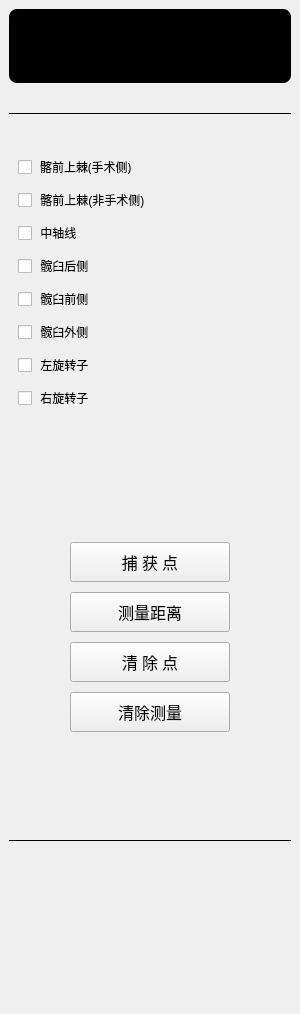
<?xml version="1.0" encoding="UTF-8"?>
<ui version="4.0">
 <class>QCTMarkerControls</class>
 <widget class="QWidget" name="QCTMarkerControls">
  <property name="geometry">
   <rect>
    <x>0</x>
    <y>0</y>
    <width>300</width>
    <height>1014</height>
   </rect>
  </property>
  <property name="sizePolicy">
   <sizepolicy hsizetype="Preferred" vsizetype="Preferred">
    <horstretch>0</horstretch>
    <verstretch>0</verstretch>
   </sizepolicy>
  </property>
  <property name="minimumSize">
   <size>
    <width>300</width>
    <height>0</height>
   </size>
  </property>
  <property name="maximumSize">
   <size>
    <width>300</width>
    <height>16777215</height>
   </size>
  </property>
  <property name="windowTitle">
   <string>硬件准备</string>
  </property>
  <property name="styleSheet">
   <string notr="true"/>
  </property>
  <property name="currentIndex" stdset="0">
   <number>0</number>
  </property>
  <widget class="QWidget" name="widget" native="true">
   <property name="geometry">
    <rect>
     <x>0</x>
     <y>0</y>
     <width>300</width>
     <height>1014</height>
    </rect>
   </property>
   <property name="styleSheet">
    <string notr="true"/>
   </property>
   <layout class="QVBoxLayout" name="verticalLayout_4">
    <property name="spacing">
     <number>0</number>
    </property>
    <property name="leftMargin">
     <number>9</number>
    </property>
    <property name="topMargin">
     <number>9</number>
    </property>
    <property name="rightMargin">
     <number>9</number>
    </property>
    <property name="bottomMargin">
     <number>9</number>
    </property>
    <item>
     <widget class="QWidget" name="widget_2" native="true">
      <property name="sizePolicy">
       <sizepolicy hsizetype="Preferred" vsizetype="Minimum">
        <horstretch>0</horstretch>
        <verstretch>0</verstretch>
       </sizepolicy>
      </property>
      <property name="minimumSize">
       <size>
        <width>0</width>
        <height>74</height>
       </size>
      </property>
      <property name="maximumSize">
       <size>
        <width>16777215</width>
        <height>80</height>
       </size>
      </property>
      <property name="styleSheet">
       <string notr="true">border-radius: 8px;
background-color: rgb(0, 0, 0);
</string>
      </property>
      <layout class="QGridLayout" name="gridLayout_3"/>
     </widget>
    </item>
    <item>
     <spacer name="verticalSpacer_3">
      <property name="orientation">
       <enum>Qt::Vertical</enum>
      </property>
      <property name="sizeType">
       <enum>QSizePolicy::Fixed</enum>
      </property>
      <property name="sizeHint" stdset="0">
       <size>
        <width>20</width>
        <height>20</height>
       </size>
      </property>
     </spacer>
    </item>
    <item>
     <widget class="Line" name="line1">
      <property name="minimumSize">
       <size>
        <width>0</width>
        <height>20</height>
       </size>
      </property>
      <property name="styleSheet">
       <string notr="true"/>
      </property>
      <property name="frameShadow">
       <enum>QFrame::Plain</enum>
      </property>
      <property name="orientation">
       <enum>Qt::Horizontal</enum>
      </property>
     </widget>
    </item>
    <item>
     <spacer name="verticalSpacer_4">
      <property name="orientation">
       <enum>Qt::Vertical</enum>
      </property>
      <property name="sizeType">
       <enum>QSizePolicy::Fixed</enum>
      </property>
      <property name="sizeHint" stdset="0">
       <size>
        <width>20</width>
        <height>20</height>
       </size>
      </property>
     </spacer>
    </item>
    <item>
     <widget class="QFrame" name="frame_2">
      <property name="minimumSize">
       <size>
        <width>0</width>
        <height>300</height>
       </size>
      </property>
      <property name="styleSheet">
       <string notr="true"/>
      </property>
      <property name="frameShape">
       <enum>QFrame::NoFrame</enum>
      </property>
      <property name="frameShadow">
       <enum>QFrame::Sunken</enum>
      </property>
      <layout class="QVBoxLayout" name="verticalLayout">
       <item>
        <widget class="QCheckBox" name="checkBox_1">
         <property name="font">
          <font>
           <family>黑体</family>
           <weight>50</weight>
           <italic>false</italic>
           <bold>false</bold>
          </font>
         </property>
         <property name="styleSheet">
          <string notr="true"/>
         </property>
         <property name="text">
          <string> 髂前上棘(手术侧)</string>
         </property>
         <property name="autoExclusive">
          <bool>true</bool>
         </property>
         <property name="tristate">
          <bool>false</bool>
         </property>
        </widget>
       </item>
       <item>
        <widget class="QCheckBox" name="checkBox_2">
         <property name="styleSheet">
          <string notr="true"/>
         </property>
         <property name="text">
          <string> 髂前上棘(非手术侧)</string>
         </property>
         <property name="autoExclusive">
          <bool>true</bool>
         </property>
        </widget>
       </item>
       <item>
        <widget class="QCheckBox" name="checkBox_3">
         <property name="styleSheet">
          <string notr="true"/>
         </property>
         <property name="text">
          <string> 中轴线</string>
         </property>
         <property name="autoExclusive">
          <bool>true</bool>
         </property>
        </widget>
       </item>
       <item>
        <widget class="QCheckBox" name="checkBox_4">
         <property name="styleSheet">
          <string notr="true"/>
         </property>
         <property name="text">
          <string> 髋臼后侧</string>
         </property>
         <property name="autoExclusive">
          <bool>true</bool>
         </property>
        </widget>
       </item>
       <item>
        <widget class="QCheckBox" name="checkBox_5">
         <property name="styleSheet">
          <string notr="true"/>
         </property>
         <property name="text">
          <string> 髋臼前侧</string>
         </property>
         <property name="autoExclusive">
          <bool>true</bool>
         </property>
        </widget>
       </item>
       <item>
        <widget class="QCheckBox" name="checkBox_6">
         <property name="styleSheet">
          <string notr="true"/>
         </property>
         <property name="text">
          <string> 髋臼外侧</string>
         </property>
         <property name="autoExclusive">
          <bool>true</bool>
         </property>
        </widget>
       </item>
       <item>
        <widget class="QCheckBox" name="checkBox_7">
         <property name="styleSheet">
          <string notr="true"/>
         </property>
         <property name="text">
          <string> 左旋转子</string>
         </property>
         <property name="autoExclusive">
          <bool>true</bool>
         </property>
        </widget>
       </item>
       <item>
        <widget class="QCheckBox" name="checkBox_8">
         <property name="styleSheet">
          <string notr="true"/>
         </property>
         <property name="text">
          <string> 右旋转子</string>
         </property>
         <property name="autoExclusive">
          <bool>true</bool>
         </property>
        </widget>
       </item>
       <item>
        <spacer name="verticalSpacer_9">
         <property name="orientation">
          <enum>Qt::Vertical</enum>
         </property>
         <property name="sizeType">
          <enum>QSizePolicy::Fixed</enum>
         </property>
         <property name="sizeHint" stdset="0">
          <size>
           <width>20</width>
           <height>20</height>
          </size>
         </property>
        </spacer>
       </item>
      </layout>
     </widget>
    </item>
    <item>
     <spacer name="verticalSpacer">
      <property name="orientation">
       <enum>Qt::Vertical</enum>
      </property>
      <property name="sizeHint" stdset="0">
       <size>
        <width>20</width>
        <height>20</height>
       </size>
      </property>
     </spacer>
    </item>
    <item>
     <layout class="QHBoxLayout" name="horizontalLayout">
      <item>
       <spacer name="horizontalSpacer">
        <property name="orientation">
         <enum>Qt::Horizontal</enum>
        </property>
        <property name="sizeHint" stdset="0">
         <size>
          <width>40</width>
          <height>20</height>
         </size>
        </property>
       </spacer>
      </item>
      <item>
       <widget class="QPushButton" name="pushButtonCapturePoint">
        <property name="sizePolicy">
         <sizepolicy hsizetype="Preferred" vsizetype="Preferred">
          <horstretch>0</horstretch>
          <verstretch>0</verstretch>
         </sizepolicy>
        </property>
        <property name="minimumSize">
         <size>
          <width>160</width>
          <height>40</height>
         </size>
        </property>
        <property name="font">
         <font>
          <family>黑体</family>
          <pointsize>12</pointsize>
         </font>
        </property>
        <property name="styleSheet">
         <string notr="true"/>
        </property>
        <property name="text">
         <string>捕 获 点</string>
        </property>
        <property name="autoDefault">
         <bool>false</bool>
        </property>
        <property name="default">
         <bool>false</bool>
        </property>
       </widget>
      </item>
      <item>
       <spacer name="horizontalSpacer_2">
        <property name="orientation">
         <enum>Qt::Horizontal</enum>
        </property>
        <property name="sizeHint" stdset="0">
         <size>
          <width>40</width>
          <height>20</height>
         </size>
        </property>
       </spacer>
      </item>
     </layout>
    </item>
    <item>
     <spacer name="verticalSpacer_6">
      <property name="orientation">
       <enum>Qt::Vertical</enum>
      </property>
      <property name="sizeType">
       <enum>QSizePolicy::Fixed</enum>
      </property>
      <property name="sizeHint" stdset="0">
       <size>
        <width>20</width>
        <height>10</height>
       </size>
      </property>
     </spacer>
    </item>
    <item>
     <layout class="QHBoxLayout" name="horizontalLayout_2">
      <item>
       <spacer name="horizontalSpacer_5">
        <property name="orientation">
         <enum>Qt::Horizontal</enum>
        </property>
        <property name="sizeHint" stdset="0">
         <size>
          <width>40</width>
          <height>20</height>
         </size>
        </property>
       </spacer>
      </item>
      <item>
       <widget class="QPushButton" name="pushButtonShowDistance">
        <property name="minimumSize">
         <size>
          <width>160</width>
          <height>40</height>
         </size>
        </property>
        <property name="font">
         <font>
          <family>黑体</family>
          <pointsize>12</pointsize>
         </font>
        </property>
        <property name="styleSheet">
         <string notr="true"/>
        </property>
        <property name="text">
         <string>测量距离</string>
        </property>
       </widget>
      </item>
      <item>
       <spacer name="horizontalSpacer_6">
        <property name="orientation">
         <enum>Qt::Horizontal</enum>
        </property>
        <property name="sizeHint" stdset="0">
         <size>
          <width>40</width>
          <height>20</height>
         </size>
        </property>
       </spacer>
      </item>
     </layout>
    </item>
    <item>
     <spacer name="verticalSpacer_7">
      <property name="orientation">
       <enum>Qt::Vertical</enum>
      </property>
      <property name="sizeType">
       <enum>QSizePolicy::Fixed</enum>
      </property>
      <property name="sizeHint" stdset="0">
       <size>
        <width>20</width>
        <height>10</height>
       </size>
      </property>
     </spacer>
    </item>
    <item>
     <layout class="QHBoxLayout" name="horizontalLayout_5">
      <item>
       <spacer name="horizontalSpacer_9">
        <property name="orientation">
         <enum>Qt::Horizontal</enum>
        </property>
        <property name="sizeHint" stdset="0">
         <size>
          <width>40</width>
          <height>20</height>
         </size>
        </property>
       </spacer>
      </item>
      <item>
       <widget class="QPushButton" name="pushButtonClean">
        <property name="minimumSize">
         <size>
          <width>160</width>
          <height>40</height>
         </size>
        </property>
        <property name="font">
         <font>
          <family>黑体</family>
          <pointsize>12</pointsize>
         </font>
        </property>
        <property name="styleSheet">
         <string notr="true"/>
        </property>
        <property name="text">
         <string>清 除 点</string>
        </property>
       </widget>
      </item>
      <item>
       <spacer name="horizontalSpacer_10">
        <property name="orientation">
         <enum>Qt::Horizontal</enum>
        </property>
        <property name="sizeHint" stdset="0">
         <size>
          <width>40</width>
          <height>20</height>
         </size>
        </property>
       </spacer>
      </item>
     </layout>
    </item>
    <item>
     <spacer name="verticalSpacer_8">
      <property name="orientation">
       <enum>Qt::Vertical</enum>
      </property>
      <property name="sizeType">
       <enum>QSizePolicy::Fixed</enum>
      </property>
      <property name="sizeHint" stdset="0">
       <size>
        <width>20</width>
        <height>10</height>
       </size>
      </property>
     </spacer>
    </item>
    <item>
     <layout class="QHBoxLayout" name="horizontalLayout_7">
      <item>
       <spacer name="horizontalSpacer_15">
        <property name="orientation">
         <enum>Qt::Horizontal</enum>
        </property>
        <property name="sizeHint" stdset="0">
         <size>
          <width>40</width>
          <height>20</height>
         </size>
        </property>
       </spacer>
      </item>
      <item>
       <widget class="QPushButton" name="pushButtonClearDistance">
        <property name="minimumSize">
         <size>
          <width>160</width>
          <height>40</height>
         </size>
        </property>
        <property name="font">
         <font>
          <family>黑体</family>
          <pointsize>12</pointsize>
         </font>
        </property>
        <property name="styleSheet">
         <string notr="true"/>
        </property>
        <property name="text">
         <string>清除测量</string>
        </property>
       </widget>
      </item>
      <item>
       <spacer name="horizontalSpacer_16">
        <property name="orientation">
         <enum>Qt::Horizontal</enum>
        </property>
        <property name="sizeHint" stdset="0">
         <size>
          <width>40</width>
          <height>20</height>
         </size>
        </property>
       </spacer>
      </item>
     </layout>
    </item>
    <item>
     <spacer name="verticalSpacer_2">
      <property name="orientation">
       <enum>Qt::Vertical</enum>
      </property>
      <property name="sizeType">
       <enum>QSizePolicy::Expanding</enum>
      </property>
      <property name="sizeHint" stdset="0">
       <size>
        <width>20</width>
        <height>40</height>
       </size>
      </property>
     </spacer>
    </item>
    <item>
     <widget class="Line" name="line2">
      <property name="minimumSize">
       <size>
        <width>0</width>
        <height>20</height>
       </size>
      </property>
      <property name="styleSheet">
       <string notr="true"/>
      </property>
      <property name="frameShadow">
       <enum>QFrame::Plain</enum>
      </property>
      <property name="orientation">
       <enum>Qt::Horizontal</enum>
      </property>
     </widget>
    </item>
    <item>
     <spacer name="verticalSpacer_5">
      <property name="orientation">
       <enum>Qt::Vertical</enum>
      </property>
      <property name="sizeType">
       <enum>QSizePolicy::Fixed</enum>
      </property>
      <property name="sizeHint" stdset="0">
       <size>
        <width>20</width>
        <height>10</height>
       </size>
      </property>
     </spacer>
    </item>
    <item>
     <widget class="QWidget" name="widgetInfo" native="true">
      <property name="minimumSize">
       <size>
        <width>0</width>
        <height>105</height>
       </size>
      </property>
      <property name="styleSheet">
       <string notr="true"/>
      </property>
     </widget>
    </item>
    <item>
     <widget class="QWidget" name="widget_3" native="true">
      <property name="minimumSize">
       <size>
        <width>0</width>
        <height>40</height>
       </size>
      </property>
     </widget>
    </item>
   </layout>
  </widget>
 </widget>
 <resources>
  <include location="../../resources/resources.qrc"/>
 </resources>
 <connections/>
 <slots>
  <slot>on_HardWareWidget_currentChanged(int)</slot>
 </slots>
</ui>
